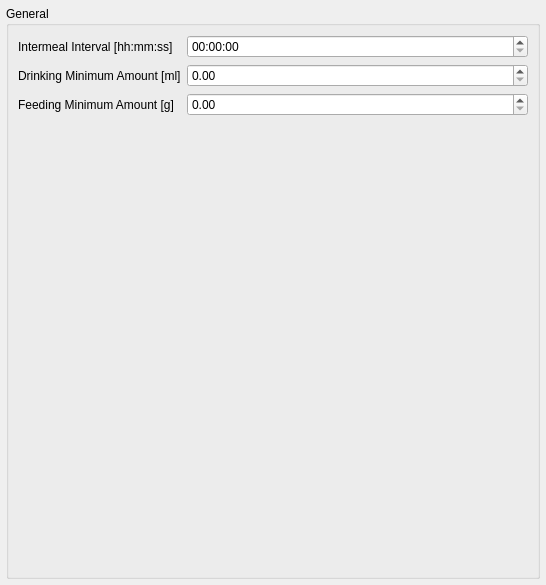
<?xml version="1.0" encoding="UTF-8"?>
<ui version="4.0">
 <class>MealDetailsSettingsWidget</class>
 <widget class="QWidget" name="MealDetailsSettingsWidget">
  <property name="geometry">
   <rect>
    <x>0</x>
    <y>0</y>
    <width>546</width>
    <height>585</height>
   </rect>
  </property>
  <property name="windowTitle">
   <string>Form</string>
  </property>
  <layout class="QVBoxLayout" name="verticalLayout">
   <property name="spacing">
    <number>4</number>
   </property>
   <property name="leftMargin">
    <number>4</number>
   </property>
   <property name="topMargin">
    <number>4</number>
   </property>
   <property name="rightMargin">
    <number>4</number>
   </property>
   <property name="bottomMargin">
    <number>4</number>
   </property>
   <item>
    <widget class="QScrollArea" name="scrollArea">
     <property name="frameShape">
      <enum>QFrame::NoFrame</enum>
     </property>
     <property name="widgetResizable">
      <bool>true</bool>
     </property>
     <widget class="QWidget" name="scrollAreaWidgetContents">
      <property name="geometry">
       <rect>
        <x>0</x>
        <y>0</y>
        <width>538</width>
        <height>577</height>
       </rect>
      </property>
      <layout class="QVBoxLayout" name="verticalLayout_2">
       <property name="spacing">
        <number>2</number>
       </property>
       <property name="leftMargin">
        <number>2</number>
       </property>
       <property name="topMargin">
        <number>2</number>
       </property>
       <property name="rightMargin">
        <number>2</number>
       </property>
       <property name="bottomMargin">
        <number>2</number>
       </property>
       <item>
        <widget class="QGroupBox" name="groupBoxGeneralSettings">
         <property name="title">
          <string>General</string>
         </property>
         <layout class="QFormLayout" name="formLayout">
          <item row="0" column="0">
           <widget class="QLabel" name="intermealIntervalLabel">
            <property name="text">
             <string>Intermeal Interval [hh:mm:ss]</string>
            </property>
           </widget>
          </item>
          <item row="0" column="1">
           <widget class="QTimeEdit" name="intermealIntervalTimeEdit">
            <property name="displayFormat">
             <string>HH:mm:ss</string>
            </property>
           </widget>
          </item>
          <item row="1" column="0">
           <widget class="QLabel" name="drinkingMinimumAmountLabel">
            <property name="text">
             <string>Drinking Minimum Amount [ml]</string>
            </property>
           </widget>
          </item>
          <item row="1" column="1">
           <widget class="QDoubleSpinBox" name="drinkingMinimumAmountDoubleSpinBox"/>
          </item>
          <item row="2" column="0">
           <widget class="QLabel" name="feedingMinimumAmountLabel">
            <property name="text">
             <string>Feeding Minimum Amount [g]</string>
            </property>
           </widget>
          </item>
          <item row="2" column="1">
           <widget class="QDoubleSpinBox" name="feedingMinimumAmountDoubleSpinBox"/>
          </item>
         </layout>
        </widget>
       </item>
      </layout>
     </widget>
    </widget>
   </item>
  </layout>
 </widget>
 <resources/>
 <connections/>
</ui>
